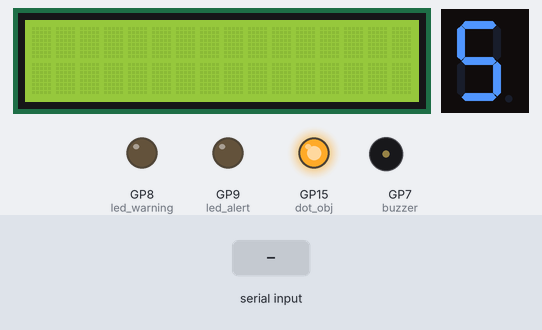
The program below on a simulated Raspberry Pi Pico running MicroPython. Shown: 16×2 character LCD, 1-digit seven-segment display, output pins drawn as LEDs (lit = HIGH), buzzer (waves = sounding, pin HIGH). The inputs (shaded band) are chosen by the test bench. The segment pins are drawn as the display they are named for; pins used as bus, display or sensor lines are not drawn; what the program prints to the serial console is not drawn.

Above: at 1.2 s.
1.3 s: "N" typed at the serial console, then Enter
2.8 s: "1" typed at the serial console, then Enter
At 4.6 s:
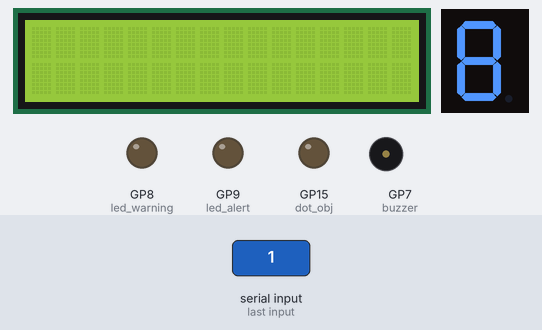
At 12.5 s:
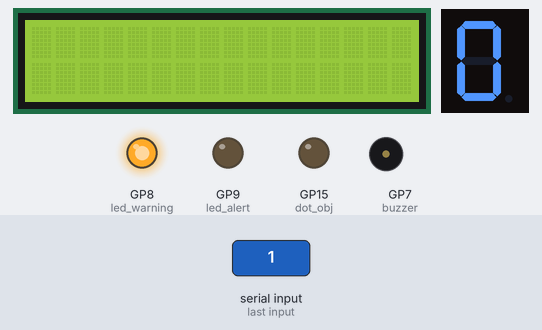
Timing chart, 0 to 13.3 s (numbered marks = the images above; inputs shaded):
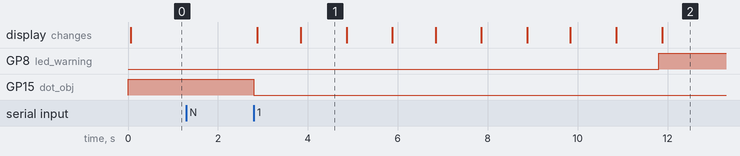

The program:

Pico_Alarm_System.py
```python
import machine
import utime
from time import sleep
from machine import Pin, I2C
from pico_i2c_lcd import I2cLcd
from rpiPicoSegDisplay import SegDisplay

# LCD
i2c = I2C(1, sda=Pin(26), scl=Pin(27), freq=400000)
I2C_ADDR = i2c.scan()[0]
lcd = I2cLcd(i2c, I2C_ADDR, 2 ,16)

# alarm components
sensor_pir = machine.Pin(28, machine.Pin.IN, machine.Pin.PULL_DOWN)
led_alert = machine.Pin(9, machine.Pin.OUT)
led_warning = machine.Pin(8, machine.Pin.OUT)
buzzer = machine.Pin(7, machine.Pin.OUT)

# how much time is there until the alarm is fully active
def countdown():
    SegDisplay("9")
    sleep(1)
    SegDisplay("8")
    sleep(1)
    SegDisplay("7")
    sleep(1)
    SegDisplay("6")
    sleep(1)
    SegDisplay("5")
    sleep(1)
    SegDisplay("4")
    sleep(1)
    SegDisplay("3")
    sleep(1)
    SegDisplay("2")
    sleep(1)
    SegDisplay("1")
    sleep(1)
    SegDisplay("0")

# pauses the program and reacts whenever the sensor is triggered
def pir_handler(pin):
    utime.sleep_ms(100)
    if pin.value():
        lcd.putstr("INTRUDER ALERT!")
        led_warning.value(0)
        for i in range(50):
            led_alert.toggle()
            buzzer.toggle()
            utime.sleep_ms(100)
        lcd.clear()
        led_warning.value(1)

# how the alarm works
def alarm():
    print("The alarm will turn on soon.")
    countdown()
    print("The alarm is on.")
    led_warning.value(1)
    sensor_pir.irq(trigger=machine.Pin.IRQ_RISING, handler=pir_handler)

# the alarm system
def system():
    done = False
    print("""
        Welcome to the Raspberry Pi Pico Alarm System!
        A simple alarm system meant to detect intruders and make them think twice before stealing your items.
        You'll need to enter a passcode to both activate the alarm and turn it off.
        """)

    while done == False:
        command = input("To create a new passcode, press (N). To enter your old passcode, press (E). To exit the system, press (Q): ")
        if command == 'N':
            alert = True
            while alert == True:
                new_passcode = int(input("Please enter your new passcode: "))
                if new_passcode:
                    alarm()
                    off = int(input("To turn off the alarm, re-enter the passcode: "))
                    if off == new_passcode:
                        print("The alarm is off.")
                        alert = False
                        sensor_pir.irq(trigger=machine.Pin.IRQ_RISING, handler=None) # how the alarm turns off
                        led_warning.value(0)
                    else:
                        print("Incorrect passcode. Please try again.")

        elif command == 'E':
            alert = True
            while alert == True:
                old_passcode = int(input("Please enter the passcode: "))
                if old_passcode == new_passcode:
                    alarm()
                    off = int(input("To turn off the alarm, re-enter the passcode: "))
                    if off == old_passcode:
                        print("The alarm is off.")
                        alert = False
                        sensor_pir.irq(trigger=machine.Pin.IRQ_RISING, handler=None) # how the alarm turns off
                        led_warning.value(0)
                    else:
                        print("Incorrect passcode. Please try again.")
                else:
                    print("Incorrect passcode. Please try again.")

        elif command == 'Q':
            print("""
               Thank you for using the Raspberry Pi Pico Alarm System!
               Until next time!
               """)
            done = True

        else:
            print("Invalid input. Please try again.")

system()
```

rpiPicoSegDisplay.py
```python
'''
All credit goes to peppe8o.
Link:  https://peppe8o.com/7-segment-display-and-raspberry-pi-pico-wiring-and-setup-with-micropython/
'''

#              .';:cc;.
#            .,',;lol::c.
#            ;';lddddlclo
#            lcloxxoddodxdool:,.
#            cxdddxdodxdkOkkkkkkkd:.
#          .ldxkkOOOOkkOO000Okkxkkkkx:.
#        .lddxkkOkOOO0OOO0000Okxxxxkkkk:
#       'ooddkkkxxkO0000KK00Okxdoodxkkkko
#      .ooodxkkxxxOO000kkkO0KOxolooxkkxxkl
#      lolodxkkxxkOx,.      .lkdolodkkxxxO.
#      doloodxkkkOk           ....   .,cxO;
#      ddoodddxkkkk:         ,oxxxkOdc'..o'
#      :kdddxxxxd,  ,lolccldxxxkkOOOkkkko,
#       lOkxkkk;  :xkkkkkkkkOOO000OOkkOOk.
#        ;00Ok' 'O000OO0000000000OOOO0Od.
#         .l0l.;OOO000000OOOOOO000000x,
#            .'OKKKK00000000000000kc.
#               .:ox0KKKKKKK0kdc,.
#                      ...
#
# Author: peppe8o
# Date: Nov 21th, 2021
# Version: 1.0
# https://peppe8o.com

# Import required libraries
from machine import Pin

# define GP ports to use
# Pins Matching: A, B, C, D, E, F, G
display_list = [17,16,14,13,12,18,19]
dotPin=15
display_obj = []

# Set all pins as output
for seg in display_list:
    display_obj.append(Pin(seg, Pin.OUT))

dot_obj=Pin(dotPin, Pin.OUT)

# DIGIT map as array of array
arrSeg = [[1,1,1,1,1,1,0],\
          [0,1,1,0,0,0,0],\
          [1,1,0,1,1,0,1],\
          [1,1,1,1,0,0,1],\
          [0,1,1,0,0,1,1],\
          [1,0,1,1,0,1,1],\
          [1,0,1,1,1,1,1],\
          [1,1,1,0,0,0,0],\
          [1,1,1,1,1,1,1],\
          [1,1,1,1,0,1,1]]

def SegDisplay(toDisplay):
    numDisplay = int(toDisplay.replace(".", ""))
    for a in range(7):
        display_obj[a].value(arrSeg[numDisplay][a])
    # Manage DOT activation
    if toDisplay.count(".") == 1:
        dot_obj.value(1)
    else:
        dot_obj.value(0)

SegDisplay("5.")
```

Measured:
- after the input at 1.3 s, every drawn part: stays the same
- after the input at 2.8 s, GP8 (led_warning): LOW → HIGH after 9.0 s; GP15 (dot_obj): HIGH → LOW at once; the display: first changes after 0.08 s (image 1 shows a later state)
- what the display in image 1 shows lasts 1.1 s, from 3.8 s to 4.9 s
